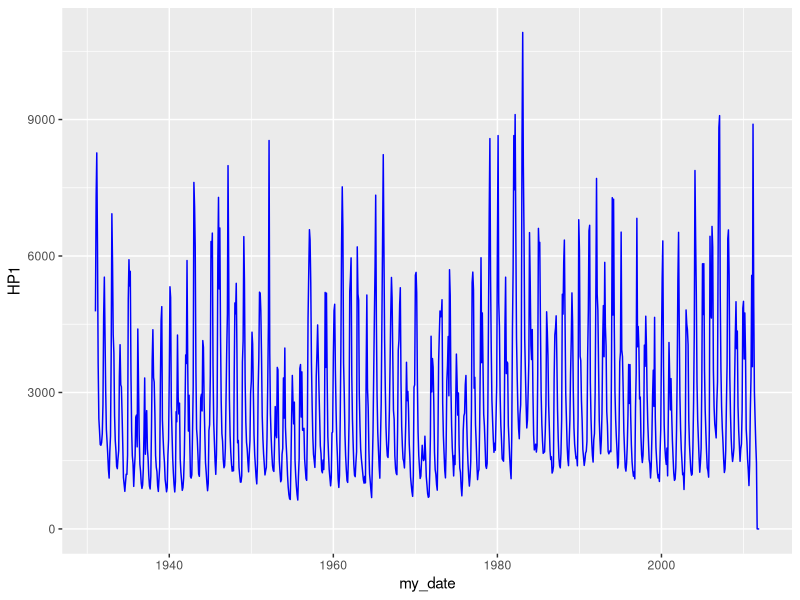
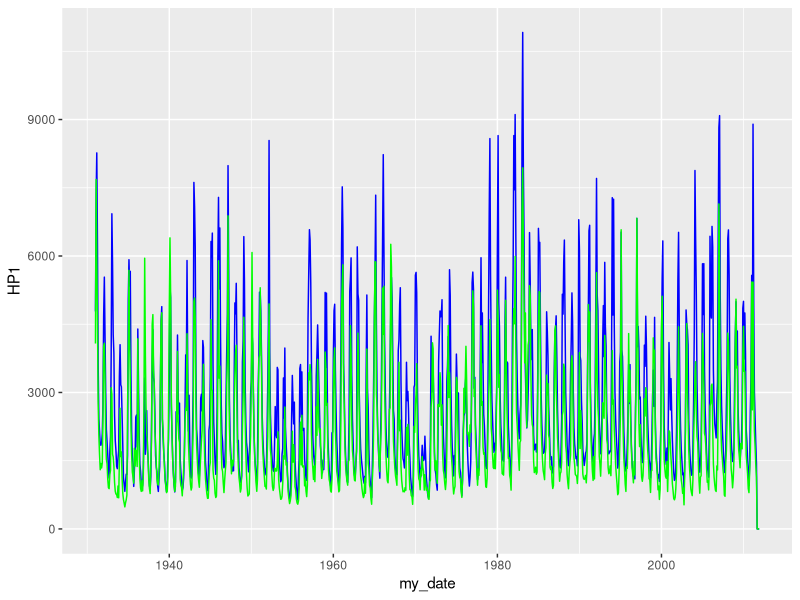
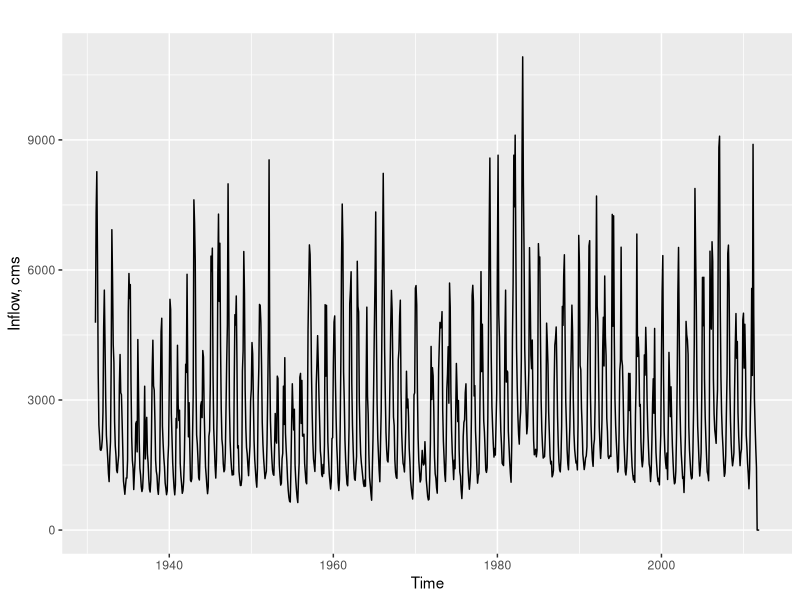
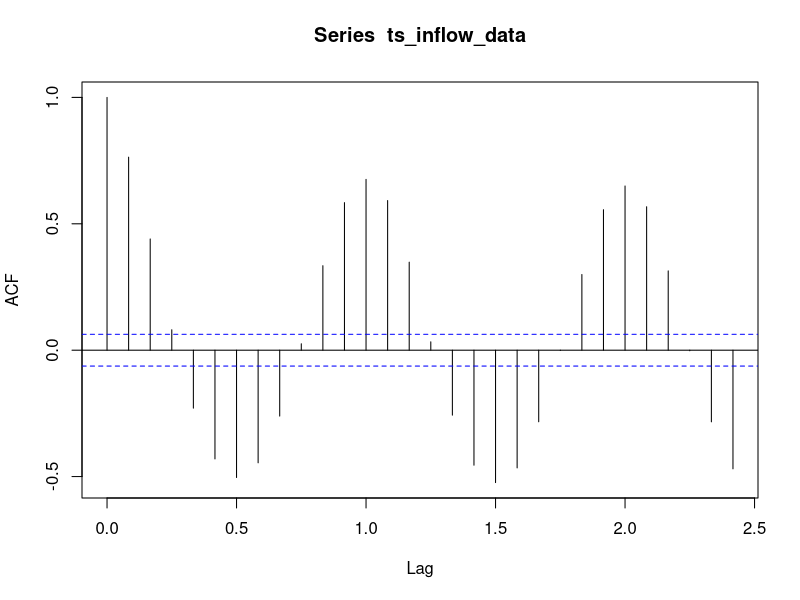
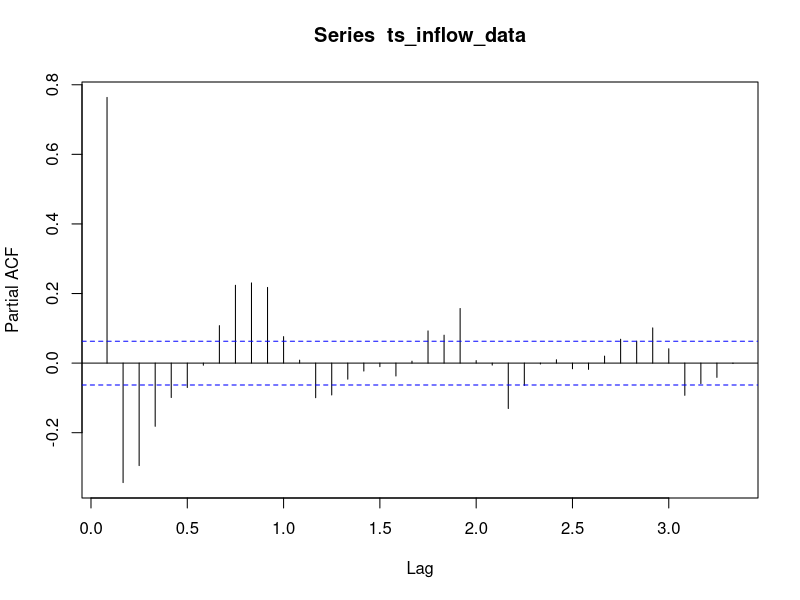
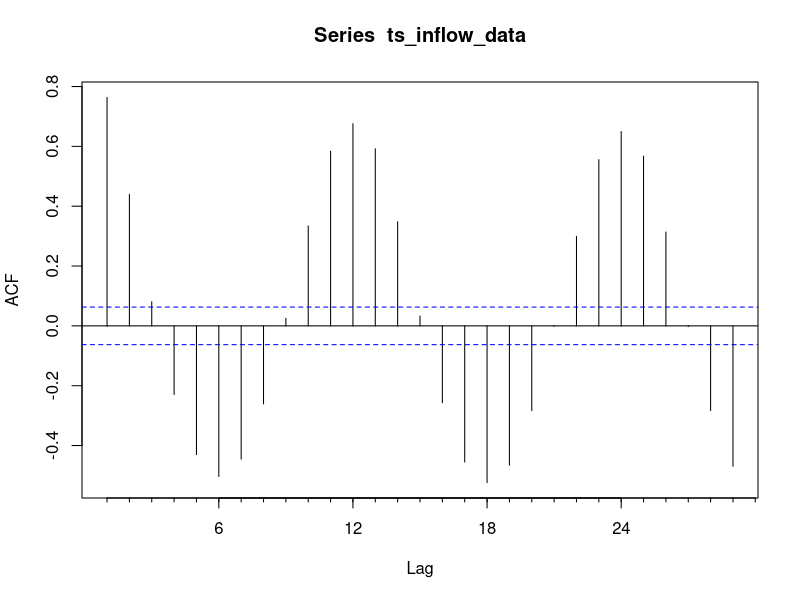
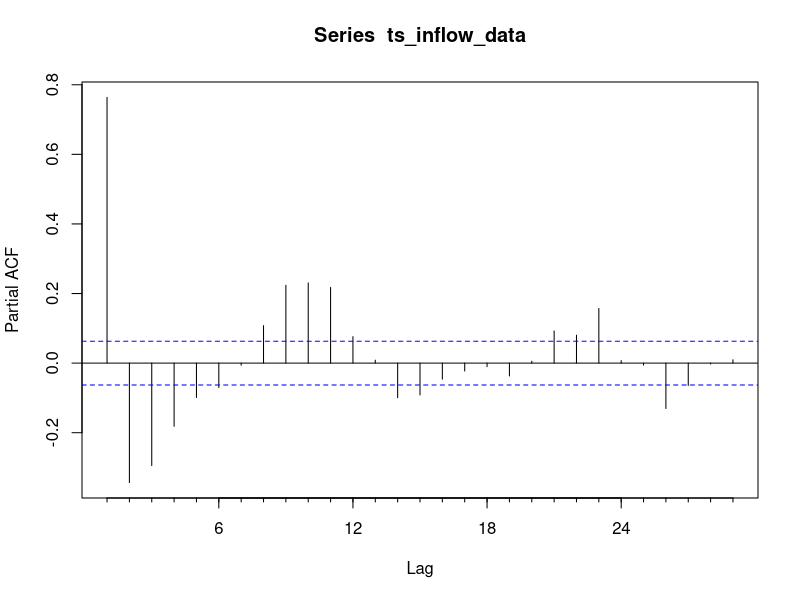

Write the R code that produced these figures, in order.
## ---- chunk 1
knitr::opts_chunk$set(echo = TRUE) 
## ---- chunk 2
library(lubridate)
#install.packages("ggplot2")
library(ggplot2)
library(forecast) #added for Acf and Pacf functions
library(stats)

## ---- chunk 3
#Importing time series data from text file
#I am calling it raw for now because it's data as it is in the file

#Option 1: import using absolute path
#raw_inflow_data <- read.table(file="/Users/lmm89/OneDrive/Duke_University/9_Spring2022/ENV790_TSA/Git_Repo/ENV790_TimeSeriesAnalysis_Sp2022_v2/Data/inflowtimeseries.txt",header=FALSE,skip=0)

#Option 2: import using shortcut "." or ".." or relative path
# the "." will point to the folder set as current directory
# the ".." will point to your parent folder set as current directory

#check which folder is your current directory using function getwd()
getwd()
# my output was "/Users/lmm89/Library/CloudStorage/OneDrive-Personal/Duke_University/11_Spring2023/ENV790_TSA/GitHub/TimeSeriesAnalysis_Sp23" meaning current directory is my project folder, therefore I only need to use "."
# if output was "/Users/lmm89/Library/CloudStorage/OneDrive-Personal/Duke_University/11_Spring2023/ENV790_TSA/GitHub/TimeSeriesAnalysis_Sp23/Lessons" then I would need to use ".."

raw_inflow_data <- read.table(file="./Data/inflowtimeseries.txt",header=FALSE,skip=0)

#If you want specific columns just trim the table
raw_inflow_data <- raw_inflow_data[,1:5] #the space before the comma means you want all rows
                                 #and 1:5 means all columns from 1 to 5
nhydro <- ncol(raw_inflow_data)-2
nobs <- nrow(raw_inflow_data) 

#If your file does not have header like this one you can add column names after creating the data frame
colnames(raw_inflow_data)=c("Month","Year", "HP1", "HP2","HP3")

#Checking data
head(raw_inflow_data)
str(raw_inflow_data)
## ---- chunk 4
#using package lubridate
my_date <- paste(raw_inflow_data[,1],raw_inflow_data[,2],sep="-")
my_date <- my(my_date)  #function my from package lubridate
head(my_date)
#add that to inflow_data 
inflow_data <- cbind(my_date,raw_inflow_data[,3:5]) #cbind stands for column bind, no longer raw!
head(inflow_data)

## ---- chunk 5
#using package ggplot2
#initial plot to look for outliers or initial observations
ggplot(inflow_data, aes(x=my_date, y=HP1))+
  geom_line(color='blue')

#adding two time series to the same plot
ggplot(inflow_data, aes(x=my_date))+
  geom_line(color='blue', aes(y=HP1))+
  geom_line(color='green', aes(y=HP2))
## ---- chunk 6
#timeseries objects have more information that dataframes (starting date, the frequency of the data)
ts_inflow_data <- ts(inflow_data[,2],start=c(1931,1),frequency=12) #start= c() means were providing a vector
ts_inflow_data

ts_inflow_data_all <- ts(inflow_data[,2:4],start=c(1931,1),frequency=12) 
ts_inflow_data_all
## ---- chunk 7

autoplot(ts_inflow_data) +
  xlab("Time") +
  ylab("Inflow, cms") +
  labs(color="Reservoir")
  
## ---- chunk 8
# Option 1: The function acf() and pacf() is from package "stats"
#acf is autocorrelation function, time or self correlation of our timeseries, how is one observation correlated with another observation of the same variable 
#acf needs ts object, and acf has year units as x axis
#Acf has month units as x axis, and lag of 12 represents 12 months 

#there is influence in the coefficients based on previous lags, how do we eliminate the influence of intermediate variables in autocorrelation values? 
#then we have the direct relationship between y(t) and y(t-h)
HP1_acf <- acf(ts_inflow_data)
HP1_acf$acf #to access the values

#our plot shows us that there is a periodic pattern to the autocorrelation
#each lag represents a month
#partial autocorrelation eliminates intermediate relationships

HP1_pacf= pacf(ts_inflow_data,lag.max=40)

#Option 2: Computing ACF and PACF with package "forecast"

#The next line will output a plot since we have plot=TRUE and also store the acf values in the object
HP1_acf= Acf(ts_inflow_data)

HP1_pacf= Pacf(ts_inflow_data)

  
